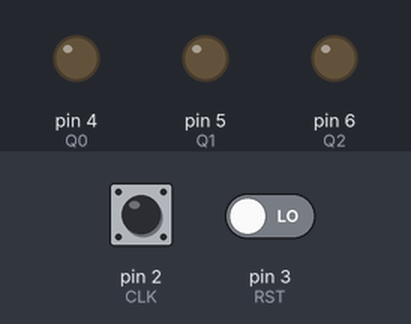
Bench run of a sketch on a simulated Arduino Uno, built with avr-gcc and run on an emulated ATmega328P. Shown: output pins drawn as LEDs (lit = HIGH). The inputs (shaded band) are chosen by the test bench; at power-on: pin 2 (CLK) LOW, pin 3 (RST) LOW.

Above: at 1.2 s.
1.3 s: pin 2 (CLK) driven HIGH
At 1.9 s:
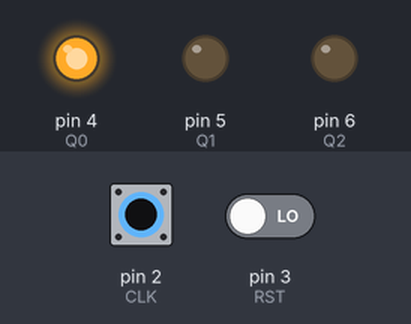
2.8 s: pin 3 (RST) driven HIGH
At 3.1 s:
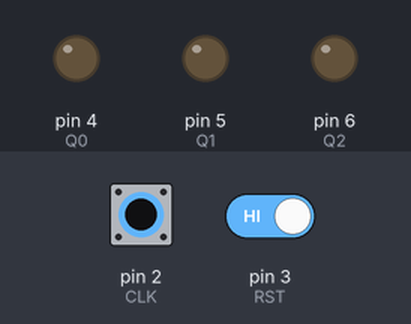
4.3 s: pin 2 (CLK) pulsed LOW 5 times (0.12 s each, 0.3 s apart)
At 4.87 s:
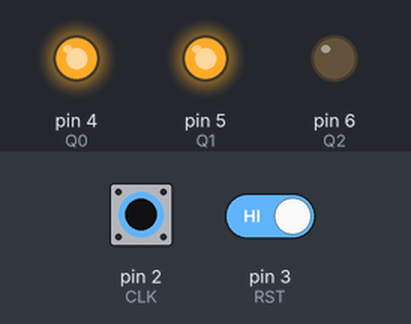
Timing chart, 0 to 7.3 s (numbered marks = the images above; inputs shaded):
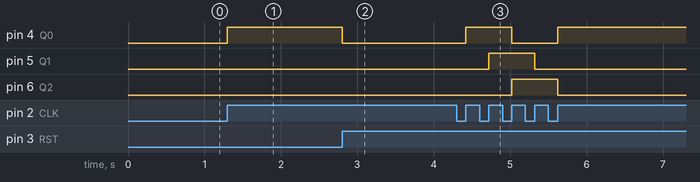

Measured:
- after the input at 1.3 s, pin 4 (Q0): LOW → HIGH at once
- after the input at 2.8 s, pin 4 (Q0): HIGH → LOW at once
- after the input at 4.3 s, pin 4 (Q0): LOW → HIGH after 0.12 s, → LOW 0.60 s later, → HIGH 0.60 s later; pin 5 (Q1): LOW → HIGH after 0.42 s, → LOW 0.60 s later; pin 6 (Q2): LOW → HIGH after 0.72 s, → LOW 0.60 s later

The sketch:

gate_counter_v1.ino
```cpp
/*
 * FWC IITH – GATE On Arduino (Code 1): 3-bit LFSR-style Counter
 * GATE Question (IN 2022): Determine if the digital circuit is a
 *   divide-by-5, divide-by-7, divide-by-8 counter, or non-functional
 * Platform : Arduino Uno — shift-register logic via software simulation
 * Toolchain: Arduino IDE / ArduinoDroid
 * Author   : Tirumala Sai Nithin | Employee ID: FWC22187
 * IIT Hyderabad – Future Wireless Communications
 *
 * Logic: q0 ← !q2 (feedback), q1 ← q0, q2 ← q1
 *        CLK on D2 (INPUT), RST on D3 (INPUT)
 *        Outputs Q0→D4, Q1→D5, Q2→D6
 *
 * Answer: This implements a divide-by-5 counter (GATE IN 2022)
 */

// Define the pins for the clock, reset and output signals
#define CLK 2
#define RST 3
#define Q0 4
#define Q1 5
#define Q2 6

// Define the variables for the current and previous states of the clock and reset signals
int clkState = 0;
int prevClkState = 0;
int rstState = 0;
int prevRstState = 0;

// Define the variables for the output signals
int q0 = 0;
int q1 = 0;
int q2 = 0;

void setup() {
  // Set the clock and reset pins as inputs
  pinMode(CLK, INPUT);
  pinMode(RST, INPUT);

  // Set the output pins as outputs
  pinMode(Q0, OUTPUT);
  pinMode(Q1, OUTPUT);
  pinMode(Q2, OUTPUT);
}

void loop() {
  // Read the current states of the clock and reset signals
  clkState = digitalRead(CLK);
  rstState = digitalRead(RST);

  // Check if the reset signal is high
  if (rstState == HIGH && prevRstState == LOW) {
    // Reset the output signals to zero
    q0 = 0;
    q1 = 0;
    q2 = 0;
  }

  // Check if the clock signal has a rising edge
  if (clkState == HIGH && prevClkState == LOW) {
    // Shift the output signals to the next stage
    q2 = q1;
    q1 = q0;
    q0 = !q2; // Invert the output of the last stage and feed it back to the first stage
  }

  // Write the output signals to the corresponding pins
  digitalWrite(Q0, q0);
  digitalWrite(Q1, q1);
  digitalWrite(Q2, q2);

  // Update the previous states of the clock and reset signals
  prevClkState = clkState;
  prevRstState = rstState;
}
```
